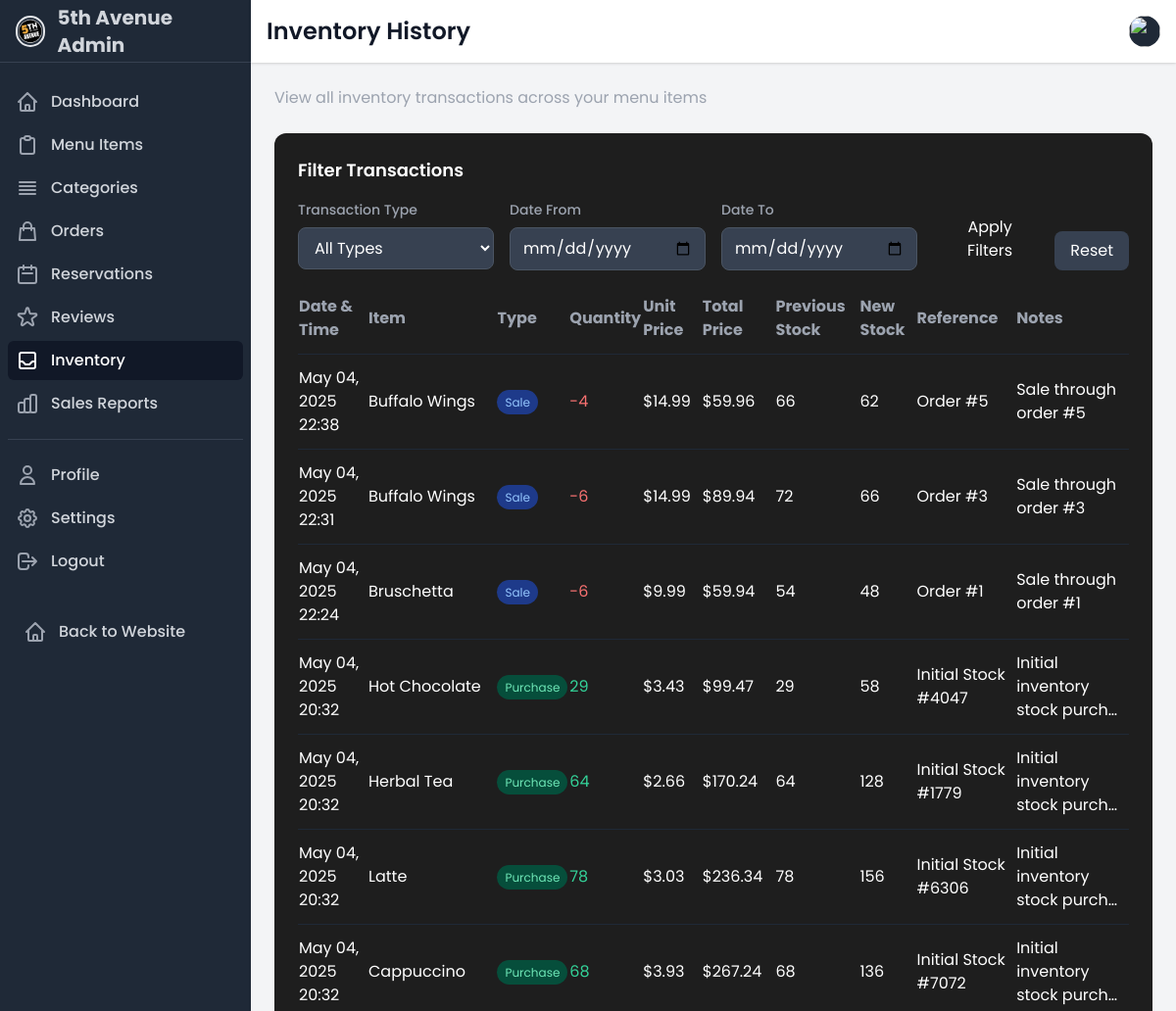
/dashboard/inventory/history/ (signed in, upper part), run on an earlier commit of the app's database.
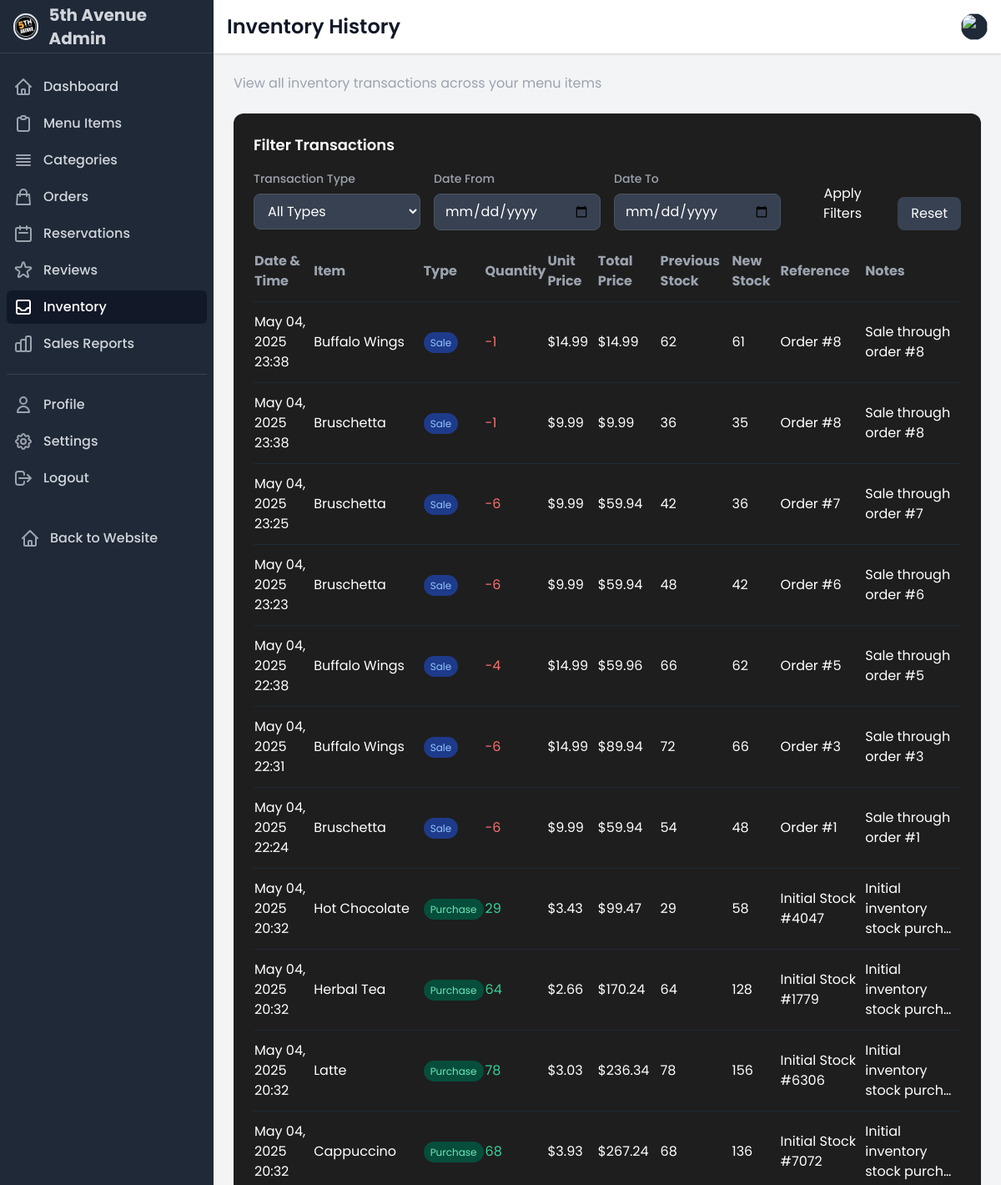
And on a later commit of the database.
### ecommerce/models.py (models this page shows, shortened)
class InventoryTransaction(models.Model):
    TRANSACTION_TYPES = [
        ('PURCHASE', 'Purchase'),
        ('SALE', 'Sale'),
        ('ADJUSTMENT', 'Adjustment'),
        ('RETURN', 'Return'),
        ('WASTE', 'Waste/Loss'),
        ('INITIAL', 'Initial Stock')
    ]
    menu_item = models.ForeignKey(MenuItem, on_delete=models.CASCADE, related_name='inventory_transactions')
    transaction_type = models.CharField(max_length=20, choices=TRANSACTION_TYPES)
    quantity = models.IntegerField(help_text='Positive for additions, negative for reductions')
    unit_price = models.DecimalField(max_digits=10, decimal_places=2, null=True, blank=True)
    total_price = models.DecimalField(max_digits=10, decimal_places=2, null=True, blank=True)
    reference = models.CharField(max_length=100, blank=True, help_text='Order number, invoice number, etc.')
    notes = models.TextField(blank=True)
    created_by = models.ForeignKey(User, on_delete=models.SET_NULL, null=True, blank=True)
    created_at = models.DateTimeField(auto_now_add=True)
    previous_stock = models.PositiveIntegerField(default=0)
    new_stock = models.PositiveIntegerField(default=0)
    class Meta:
        ordering = ['-created_at']

class MenuItem(models.Model):
    category = models.ForeignKey(Category, on_delete=models.SET_NULL, related_name='menu_items', null=True, blank=True)
    name = models.CharField(max_length=100)
    description = models.TextField()
    price = models.DecimalField(max_digits=10, decimal_places=2)
    image = models.ImageField(upload_to='menu_items/')
    is_available = models.BooleanField(default=True)
    is_featured = models.BooleanField(default=False)
    is_vegetarian = models.BooleanField(default=False)
    spice_level = models.PositiveSmallIntegerField(
        validators=[MinValueValidator(0), MaxValueValidator(5)],
        default=0
    )
    current_stock = models.PositiveIntegerField(default=0)
    stock_alert_threshold = models.PositiveIntegerField(default=10)
    cost_price = models.DecimalField(max_digits=10, decimal_places=2, default=0)
    created_at = models.DateTimeField(auto_now_add=True)
    updated_at = models.DateTimeField(auto_now=True)
    class Meta:
        ordering = ['category', 'name']

### ecommerce/inventory.py (the view)
# urls.py: path('dashboard/inventory/history/', inventory_history, name='inventory_history'),
@login_required
def inventory_history(request, item_id=None):
    transaction_type = request.GET.get('transaction_type')
    date_from = request.GET.get('date_from')
    date_to = request.GET.get('date_to')
    transactions = InventoryTransaction.objects.select_related('menu_item', 'created_by')
    if item_id:
        menu_item = get_object_or_404(MenuItem, id=item_id)
        transactions = transactions.filter(menu_item=menu_item)
    if transaction_type:
        transactions = transactions.filter(transaction_type=transaction_type)
    if date_from:
        transactions = transactions.filter(created_at__date__gte=date_from)
    if date_to:
        transactions = transactions.filter(created_at__date__lte=date_to)
    transactions = transactions.order_by('-created_at')
    context = {
        'transactions': transactions,
        'menu_item': menu_item if item_id else None,
        'transaction_types': InventoryTransaction.TRANSACTION_TYPES,
        'transaction_type': transaction_type,
        'date_from': date_from,
        'date_to': date_to,
        'active_section': 'inventory'
    }
    return render(request, 'accounts/inventory_history.html', context)

### ecommerce/context_processors.py (called while the page is built, shortened)
def cart_processor(request):
    return {
        'cart_count': get_cart_count(request)
    }

def cashier_notification_processor(request):
    if not request.user.is_authenticated or not hasattr(request.user, 'staff_profile') or request.user.staff_profile.role != 'CASHIER':
        return {}

def customer_notification_processor(request):
    notifications = []
    return {
        'customer_notifications': notifications,
        'customer_notification_count': len(notifications)
    }

### ecommerce/views.py (called while the page is built)
def get_cart_count(request):
    if request.user.is_authenticated:
        try:
            cart = Cart.objects.get(user=request.user)
            return sum(item.quantity for item in cart.cart_items.all())
        except Cart.DoesNotExist:
            return 0
    else:
        cart = request.session.get('cart', {})
        return sum(cart.values())

### templates/accounts/inventory_history.html (shortened to what the changed rows need)
{% extends 'accounts/dashboard_base.html' %}
{% load math_filters %}
{% block page_title %}
    {% if menu_item %}
        Inventory History: {{ menu_item.name }}
    {% else %}
        Inventory History
    {% endif %}
{% endblock page_title %}
{% block content %}
<div class="space-y-8">
    <div class="card p-6">
        <div class="overflow-x-auto">
            <table class="w-full">
                <thead>
                    <tr class="text-left text-gray-400 border-b border-gray-800">
                        <th class="pb-3">Date & Time</th>
                        {% if not menu_item %}<th class="pb-3">Item</th>{% endif %}
                        <th class="pb-3">Type</th>
                        <th class="pb-3">Quantity</th>
                        <th class="pb-3">Unit Price</th>
                        <th class="pb-3">Total Price</th>
                        <th class="pb-3">Previous Stock</th>
                        <th class="pb-3">New Stock</th>
                        <th class="pb-3">Reference</th>
                        <th class="pb-3">Notes</th>
                    </tr>
                </thead>
                <tbody>
                    {% for transaction in transactions %}
                    <tr class="border-b border-gray-800">
                        <td class="py-3">{{ transaction.created_at|date:"M d, Y H:i" }}</td>
                        {% if not menu_item %}
                        <td class="py-3">
                            <a href="{% url 'item_inventory_history' transaction.menu_item.id %}" class="text-food-gold hover:text-food-gold-light">
                                {{ transaction.menu_item.name }}
                            </a>
                        </td>
                        {% endif %}
                        <td class="py-3">
                            {% if transaction.transaction_type == 'PURCHASE' %}
                            <span class="bg-green-900 text-green-300 text-xs px-2 py-1 rounded-full">Purchase</span>
                            {% elif transaction.transaction_type == 'SALE' %}
                            <span class="bg-blue-900 text-blue-300 text-xs px-2 py-1 rounded-full">Sale</span>
                            {% elif transaction.transaction_type == 'ADJUSTMENT' %}
                            <span class="bg-purple-900 text-purple-300 text-xs px-2 py-1 rounded-full">Adjustment</span>
                            {% elif transaction.transaction_type == 'WASTE' %}
                            <span class="bg-red-900 text-red-300 text-xs px-2 py-1 rounded-full">Waste</span>
                            {% elif transaction.transaction_type == 'RETURN' %}
                            <span class="bg-yellow-900 text-yellow-300 text-xs px-2 py-1 rounded-full">Return</span>
                            {% else %}
                            <span class="bg-gray-700 text-gray-300 text-xs px-2 py-1 rounded-full">{{ transaction.transaction_type }}</span>
                            {% endif %}
                        </td>
                        <td class="py-3 {% if transaction.quantity < 0 %}text-red-400{% else %}text-green-400{% endif %}">
                            {{ transaction.quantity }}
                        </td>
                        <td class="py-3">{% if transaction.unit_price %}${{ transaction.unit_price }}{% else %}-{% endif %}</td>
                        <td class="py-3">{% if transaction.total_price %}${{ transaction.total_price }}{% else %}-{% endif %}</td>
                        <td class="py-3">{{ transaction.previous_stock }}</td>
                        <td class="py-3">{{ transaction.new_stock }}</td>
                        <td class="py-3">{{ transaction.reference|default:"-" }}</td>
                        <td class="py-3">{{ transaction.notes|default:"-"|truncatechars:30 }}</td>
                    </tr>
                    {% empty %}
                    <tr>
                        <td colspan="{% if menu_item %}9{% else %}10{% endif %}" class="py-4 text-center text-gray-500">No transactions found</td>
                    </tr>
                    {% endfor %}
                </tbody>
            </table>
        </div>
    </div>
</div>
{% endblock content %}

What changed in the data, as far as the page shows it:
added InventoryTransaction: transaction_type "Sale"
added InventoryTransaction: transaction_type "Sale"
added InventoryTransaction: transaction_type "Sale"
added InventoryTransaction: transaction_type "Sale"
